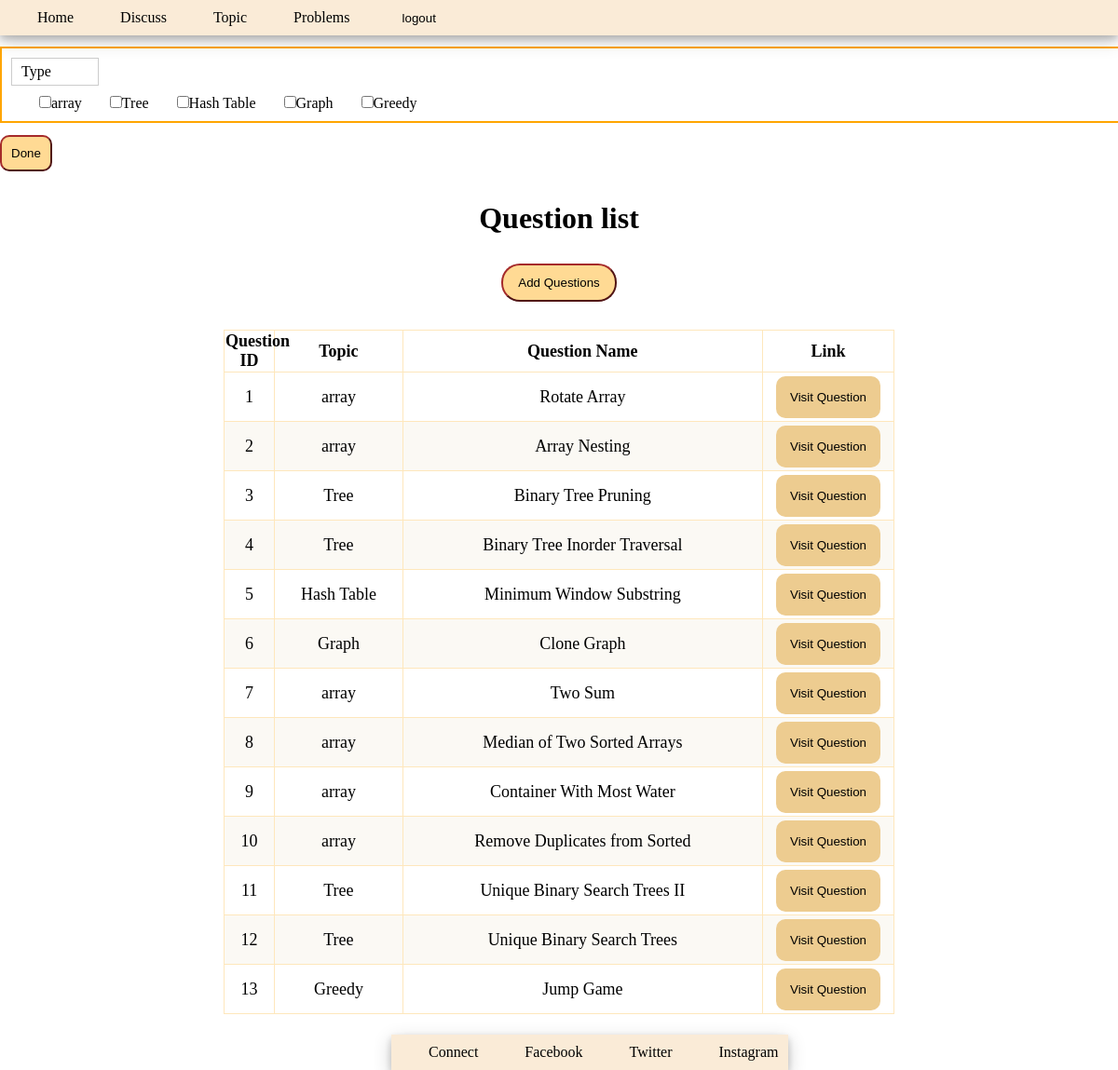
The app's page /problems/ (signed in) with its own data.
### chat/models.py (models this page shows)
class Problem(models.Model):
    q_id = models.AutoField(primary_key=True)
    topic = models.CharField(max_length=30)
    q_name = models.CharField(max_length=30,unique = True)
    link = models.URLField(max_length=200,unique = True)

### chat/views.py (the view)
# urls.py: path('problems/', views.problems, name='problems'),
@login_required(login_url='login')
def problems(request):
    mydata = Problem.objects.all().values()
    mydata1=Problem.objects.values('topic').distinct()
    print(mydata1)
    data={
        'mydata':mydata,
        'mydata1':mydata1
    }
    return render(request,"problem.html",data)

### templates/problem.html (shortened to what this page needs)
<!DOCTYPE html>
<html lang="en">
<head>
</head>
<body>
     <div class = "mynav" id="navbar">
        <ul>
            <li><a href="{% url 'home' %}">Home</a></li>
            <li><a href="{% url 'discuss' %}">Discuss</a></li>
            <li><a href="{% url 'topics' %}">Topic</a></li>
            <li><a href="{% url 'problems' %}">Problems</a></li>
            <li><button class="login-container"><a href="{% url 'logout' %}">logout</a></button></li>
        </ul>
    </div>
      <form action="{% url 'pfilter' %}" method="POST">
     <div id="list2" class="dropdown-check-list" tabindex="100">
                <span class="type">Type</span>
                <ul class="items">
                    {% for n in mydata1 %}
                    <li>
                        <input type="checkbox" name="Rate" value= "{{ n.topic }}"/>{{ n.topic }}
                    </li>
                    {% endfor %}
                </ul>
            </div>
          <button type="submit" class="btn-btn-outline-btn-sub">Done</button>
      </form>
    <div class="problems">
        <div class="problem-heading">
            <h1>Question list</h1>
            <button class="sohail"><a href="{% url 'AddProblem' %}">Add Questions</a></button>
        </div>
        <table class="table table-hover table-dark">
            <thead>
                <tr>
                    <th scope="col" id="question-id">Question ID</th>
                    <th scope="col">Topic</th>
                    <th scope="col">Question Name</th>
                    <th scope="col" class="lnk">Link</th>
                </tr>
            </thead>
            <tbody>
                {% for n in mydata %}
                    <tr>
                        <td>{{ n.q_id }}</td>
                        <td>{{ n.topic }}</td>
                        <td>{{ n.q_name}}</td>
                        <td>
                            <button class="btn-btn-outline-btn-info"><a href="{{n.link}}">Visit Question</a></button>
                        </td>
                    </tr>
                {% endfor %}
            </tbody>
        </table>
    </div>
    <div class ="footer">
        <ul>
            <li><a href="#">Connect</a></li>
            <li><a href="#">Facebook</a></li>
            <li><a href="#">Twitter</a></li>
            <li><a href="#">Instagram</a></li>
        </ul>
    </div>
</body>
</html>

### templates/problem.html (style rules this page uses)
* { margin: 0px; }
.mynav { box-shadow: 0 4px 8px 0 rgba(0, 0, 0, 0.2), 0 6px 20px 0 rgba(0, 0, 0, 0.19); background-color: antiquewhite; position: fixed; z-index: 1; width: 100%; }
.dropdown-check-list { display: inline-block; position: relative; border: 2px solid orange; padding: 10px; width: 100%; margin-top: 50px; }
.dropdown-check-list .anchor, .type, .price { position: relative; cursor: pointer; display: inline-block; padding: 5px 50px 5px 10px; border: 1px solid #ccc; margin-bottom: 10px; }
a { display: block; padding: 10px; text-decoration: none; color: black; }
.login-container { background-color: antiquewhite; border: 1px orange; align-items: end; float: right; }
li { display: inline; margin-left: 30px; }
ul { list-style-type: none; display: flex; flex-direction: row; padding: 0; align-items: center; }
table, th, td { border: 1px solid rgb(254, 231, 188); border-collapse: collapse; }
table { width: 60%; height: 80%; text-align: center; margin: auto; z-index: 1; margin-bottom: 60px; }
.lnk { width: 130px; padding: 5px; }
tr:nth-child(even) { background-color: rgb(251, 249, 244); }
th, td, tr { font-size: large; }
.problem-heading { text-align: center; margin-top: 30px; margin-bottom: 30px; }
.footer { box-shadow: 0 4px 8px 0 rgba(0, 0, 0, 0.2), 0 6px 20px 0 rgba(0, 0, 0, 0.19); background-color: antiquewhite; margin-left: 35%; position: fixed; bottom: 0; }
.btn-btn-outline-btn-info { color: white; background-color: rgb(237, 204, 144); border:none; border-radius:10px; padding:5px; margin-top:3px; margin-bottom:2px; }
.btn-btn-outline-btn-sub { background-color: rgb(255, 218, 148); border-radius: 10px; border-color: brown; padding:10px; margin-top:13px; margin-bottom:2px; cursor: pointer; }
.sohail { background-color: rgb(255, 218, 148); border-radius: 20px; border-color: brown; margin-top: 30px; }
#question-id { max-width: 30px; }

### records on screen
Problem: q_id "1", topic "array", q_name "Rotate Array"
Problem: q_id "2", topic "array", q_name "Array Nesting"
Problem: q_id "3", topic "Tree", q_name "Binary Tree Pruning"
Problem: q_id "4", topic "Tree", q_name "Binary Tree Inorder Traversal"
Problem: q_id "5", topic "Hash Table", q_name "Minimum Window Substring"
Problem: q_id "6", topic "Graph", q_name "Clone Graph"
Problem: q_id "7", topic "array", q_name "Two Sum"
Problem: q_id "8", topic "array", q_name "Median of Two Sorted Arrays"
Problem: q_id "9", topic "array", q_name "Container With Most Water"
Problem: q_id "10", topic "array", q_name "Remove Duplicates from Sorted"
Problem: q_id "11", topic "Tree", q_name "Unique Binary Search Trees II"
Problem: q_id "12", topic "Tree", q_name "Unique Binary Search Trees"
Problem: q_id "13", topic "Greedy", q_name "Jump Game"

### other values on screen
{{ n.topic }} "array" "Tree" "Hash Table" "Graph" "Greedy"
